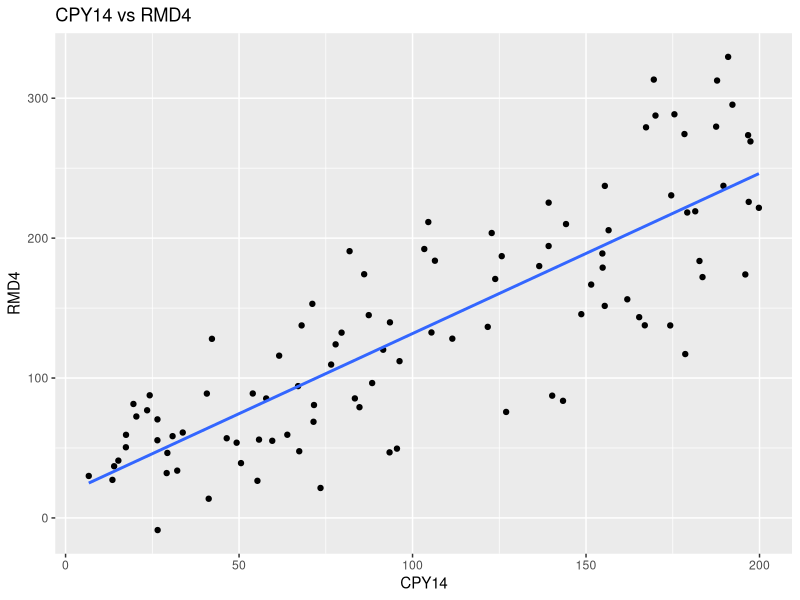
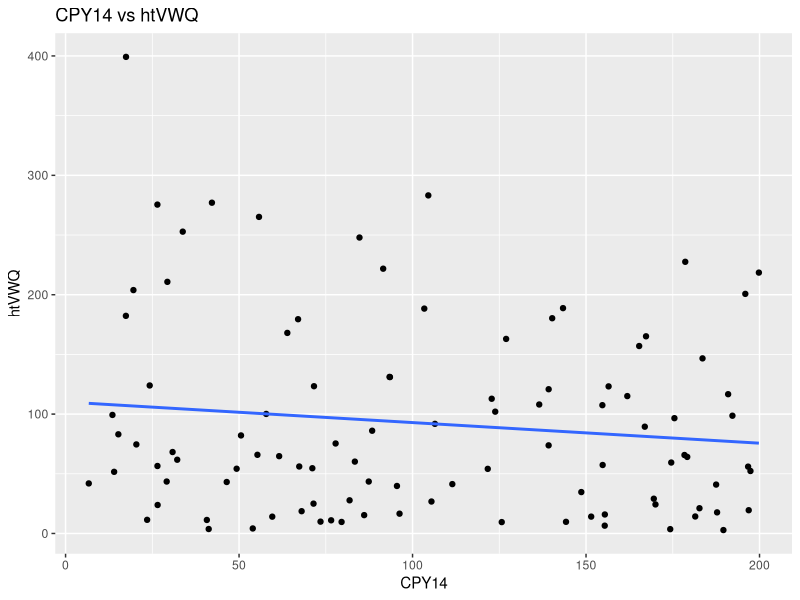
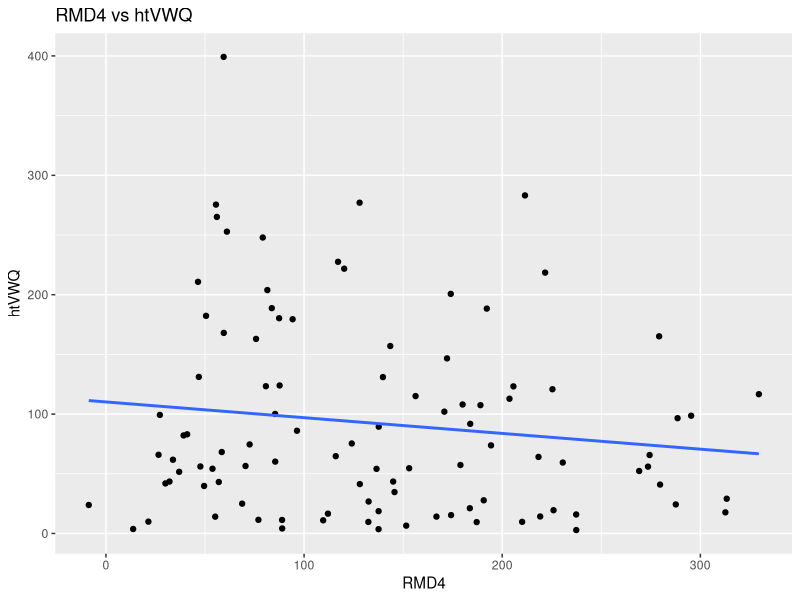
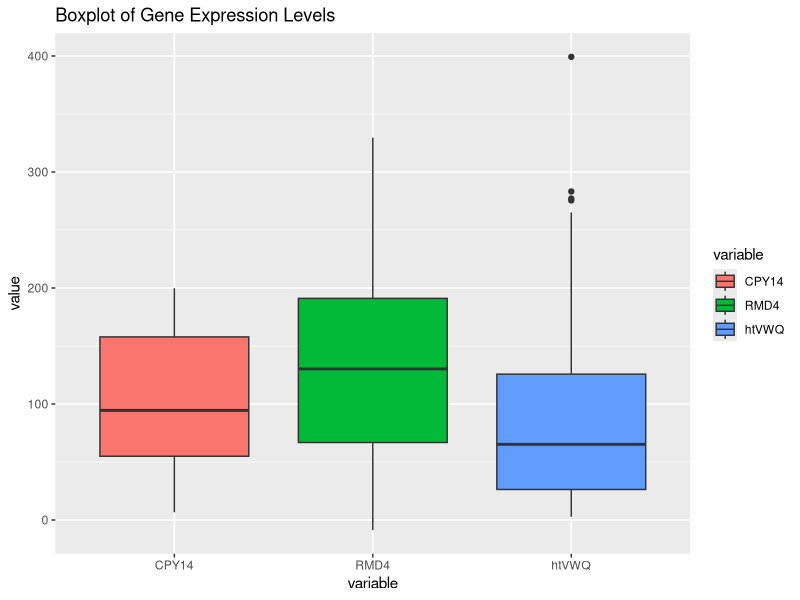
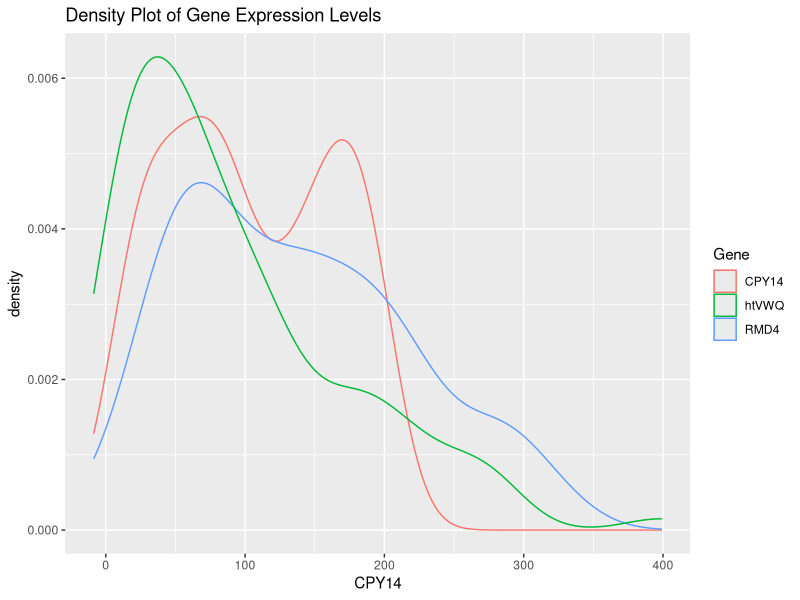
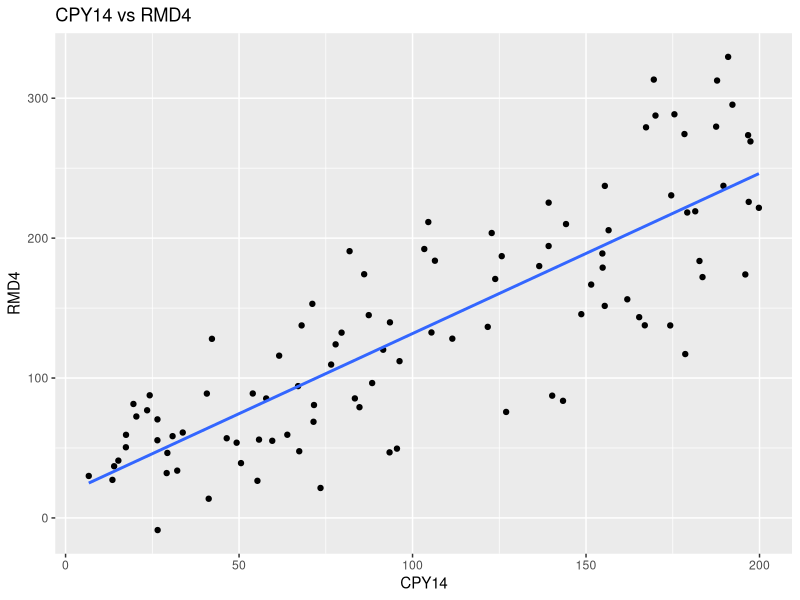
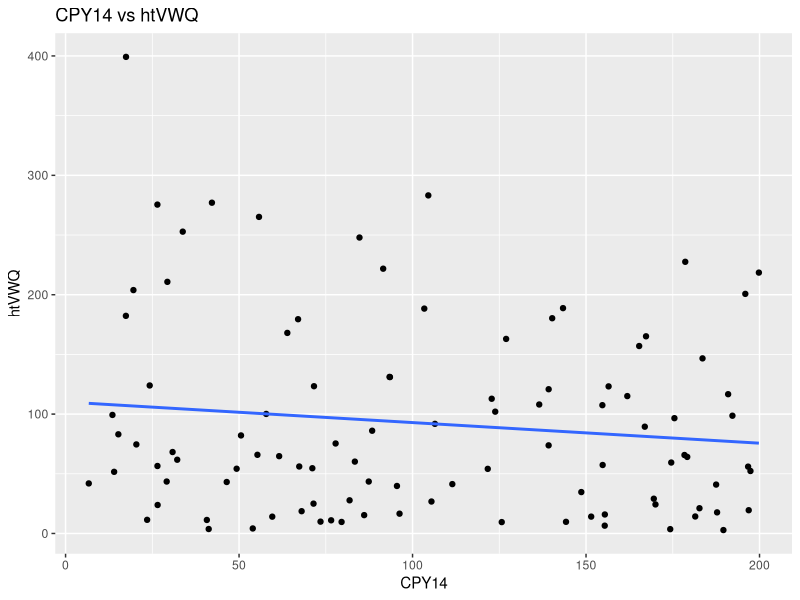
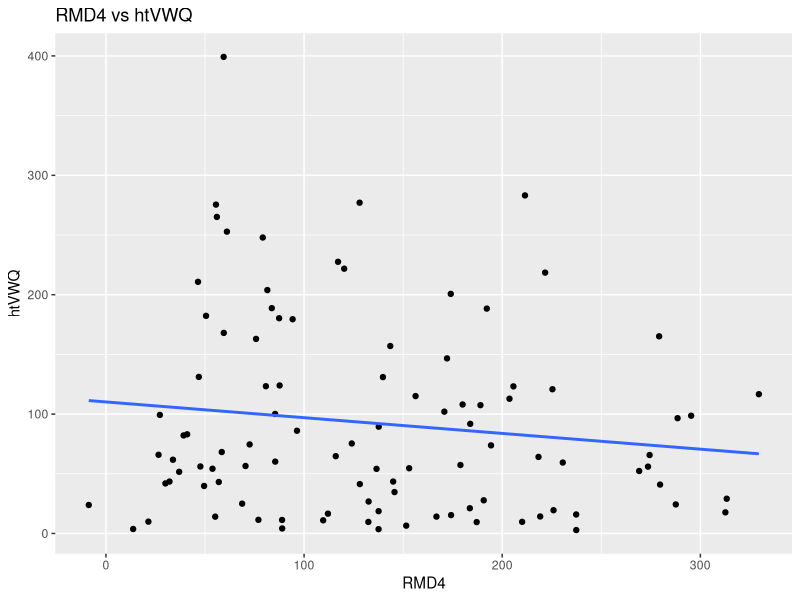

The R source for these figures, in order: (Note: this script raises an error after producing the figures.)
# Set working directory
setwd("C:/Users/vlad2/Documents/GitHub/HSE-Bioinformatics/Bioinformatics/MSc/introR")
getwd()

# 1. Load the data
# Reading the data from a text file
data <- read.table("hw1.txt", header = TRUE)
print(colnames(data))  # Check column names

# Rename columns for easier access
colnames(data) <- c("CPY14", "RMD4", "htVWQ")

# 2. Correlation analysis between gene pairs
# Compute the Pearson and Spearman correlation matrices
cor_matrix_pearson <- cor(data, method = "pearson")
cor_matrix_spearman <- cor(data, method = "spearman")

# Print correlation matrices
print("Pearson Correlation Matrix:")
print(cor_matrix_pearson)

print("Spearman Correlation Matrix:")
print(cor_matrix_spearman)

# Since the distributions are not normal, Spearman's correlation was used to assess 
# the degree of monotonic dependence between pairs of genes.

# Find significant correlations (|correlation| > 0.7, excluding self-correlations)
significant_correlations_pearson <- which(abs(cor_matrix_pearson) > 0.7 & cor_matrix_pearson != 1, arr.ind = TRUE)
significant_correlations_spearman <- which(abs(cor_matrix_spearman) > 0.7 & cor_matrix_spearman != 1, arr.ind = TRUE)

# Output significant correlations
cat("\nSignificant Pearson correlations:\n")
if (nrow(significant_correlations_pearson) > 0) {
  for (i in 1:nrow(significant_correlations_pearson)) {
    row <- significant_correlations_pearson[i, 1]
    col <- significant_correlations_pearson[i, 2]
    cat(paste("Significant correlation between", colnames(data)[row], "and", colnames(data)[col], 
              ": cor =", round(cor_matrix_pearson[row, col], 3), "\n"))
  }
} else {
  cat("No significant Pearson correlations found.\n")
}

cat("\nSignificant Spearman correlations:\n")
if (nrow(significant_correlations_spearman) > 0) {
  for (i in 1:nrow(significant_correlations_spearman)) {
    row <- significant_correlations_spearman[i, 1]
    col <- significant_correlations_spearman[i, 2]
    cat(paste("Significant correlation between", colnames(data)[row], "and", colnames(data)[col], 
              ": cor =", round(cor_matrix_spearman[row, col], 3), "\n"))
  }
} else {
  cat("No significant Spearman correlations found.\n")
}

# === Conclusion: Correlation Analysis ===
# From both Pearson and Spearman tests:
# - There is a significant positive correlation between CPY14 and RMD4, 
#   with Pearson = 0.83 and Spearman = 0.835.
# - There is no significant correlation between RMD4 and htVWQ, and between CPY14 and htVWQ.

# 3. Paired t-tests for differences in gene expression
t_test_CPY14_RMD4 <- t.test(data$CPY14, data$RMD4, paired = TRUE)
t_test_CPY14_htVWQ <- t.test(data$CPY14, data$htVWQ, paired = TRUE)
t_test_RMD4_htVWQ <- t.test(data$RMD4, data$htVWQ, paired = TRUE)

# Paired t-tests were used to assess differences in average gene expression levels
# between pairs of genes under different conditions.

# Print paired t-test results
cat("\nPaired t-tests results:\n")
cat("CPY14 vs RMD4: p-value =", t_test_CPY14_RMD4$p.value, "\n")
cat("CPY14 vs htVWQ: p-value =", t_test_CPY14_htVWQ$p.value, "\n")
cat("RMD4 vs htVWQ: p-value =", t_test_RMD4_htVWQ$p.value, "\n")

# === Conclusion: Paired t-tests ===
# The paired t-tests indicate:
# - A highly significant difference in average expression between CPY14 and RMD4 (p-value < 0.00001).
# - A significant difference between CPY14 and htVWQ (p-value ≈ 0.0005).
# - No significant difference between RMD4 and htVWQ (p-value ≈ 0.27).

# 4. Visualize relationships with scatter plots
library(ggplot2)

plot_CPY14_RMD4 <- ggplot(data, aes(x = CPY14, y = RMD4)) + 
  geom_point() + 
  geom_smooth(method = "lm", se = FALSE) +
  ggtitle("CPY14 vs RMD4")

plot_CPY14_htVWQ <- ggplot(data, aes(x = CPY14, y = htVWQ)) + 
  geom_point() + 
  geom_smooth(method = "lm", se = FALSE) +
  ggtitle("CPY14 vs htVWQ")

plot_RMD4_htVWQ <- ggplot(data, aes(x = RMD4, y = htVWQ)) + 
  geom_point() + 
  geom_smooth(method = "lm", se = FALSE) +
  ggtitle("RMD4 vs htVWQ")

# Scatter plots with linear regression lines show the relationship between pairs of genes.

# Display scatter plots
print(plot_CPY14_RMD4)
print(plot_CPY14_htVWQ)
print(plot_RMD4_htVWQ)

# Save scatter plots
ggsave("CPY14_vs_RMD4.png", plot_CPY14_RMD4)
ggsave("CPY14_vs_htVWQ.png", plot_CPY14_htVWQ)
ggsave("RMD4_vs_htVWQ.png", plot_RMD4_htVWQ)

# 5. Boxplot and density plots for gene expression
library(reshape2)
boxplot_data <- melt(data)
boxplot_avg <- ggplot(boxplot_data, aes(x = variable, y = value, fill = variable)) + 
  geom_boxplot() +
  ggtitle("Boxplot of Gene Expression Levels")

# Boxplots visualize the distribution of gene expression levels for each gene.

# Display boxplot
print(boxplot_avg)

# Save boxplot
ggsave("boxplot_avg_expression.png", boxplot_avg)

# Density plots for each gene on the same plot
density_plot <- ggplot(data, aes(x = CPY14)) +
  geom_density(aes(y = ..density.., color = "CPY14")) +
  geom_density(aes(x = RMD4, y = ..density.., color = "RMD4")) +
  geom_density(aes(x = htVWQ, y = ..density.., color = "htVWQ")) +
  ggtitle("Density Plot of Gene Expression Levels") +
  labs(color = "Gene")

# Density plots show the distribution of gene expression values and can help assess normality.

# Display density plot
print(density_plot)

# Save density plot
ggsave("gene_expression_density.png", density_plot)

# 6. Save analysis results in text files
# Create data frame for correlation and t-test results
results_corr <- data.frame(
  gene_1 = c("CPY14", "RMD4", "htVWQ"),
  gene_2 = c("RMD4", "htVWQ", "CPY14"),
  pearson_correlation = c(cor_matrix_pearson[1,2], cor_matrix_pearson[2,3], cor_matrix_pearson[3,1]),
  spearman_correlation = c(cor_matrix_spearman[1,2], cor_matrix_spearman[2,3], cor_matrix_spearman[3,1])
)

results_t_test <- data.frame(
  gene_1 = c("CPY14", "RMD4", "htVWQ"),
  gene_2 = c("RMD4", "htVWQ", "CPY14"),
  t_test_p_value = c(t_test_CPY14_RMD4$p.value, t_test_CPY14_htVWQ$p.value, t_test_RMD4_htVWQ$p.value)
)

# Save results to files
write.table(results_corr, file="gene_pairs_corr_results.txt", sep="\t", row.names=FALSE, col.names=TRUE)
write.table(results_t_test, file="gene_pairs_ttest_results.txt", sep="\t", row.names=FALSE, col.names=TRUE)

print("Results saved to gene_pairs_corr_results.txt and gene_pairs_ttest_results.txt")

# 7. Cleanup environment
rm(list = ls())  # Clear all variables
dev.off(dev.list()["RStudioGD"])  # Close any open graphical windows